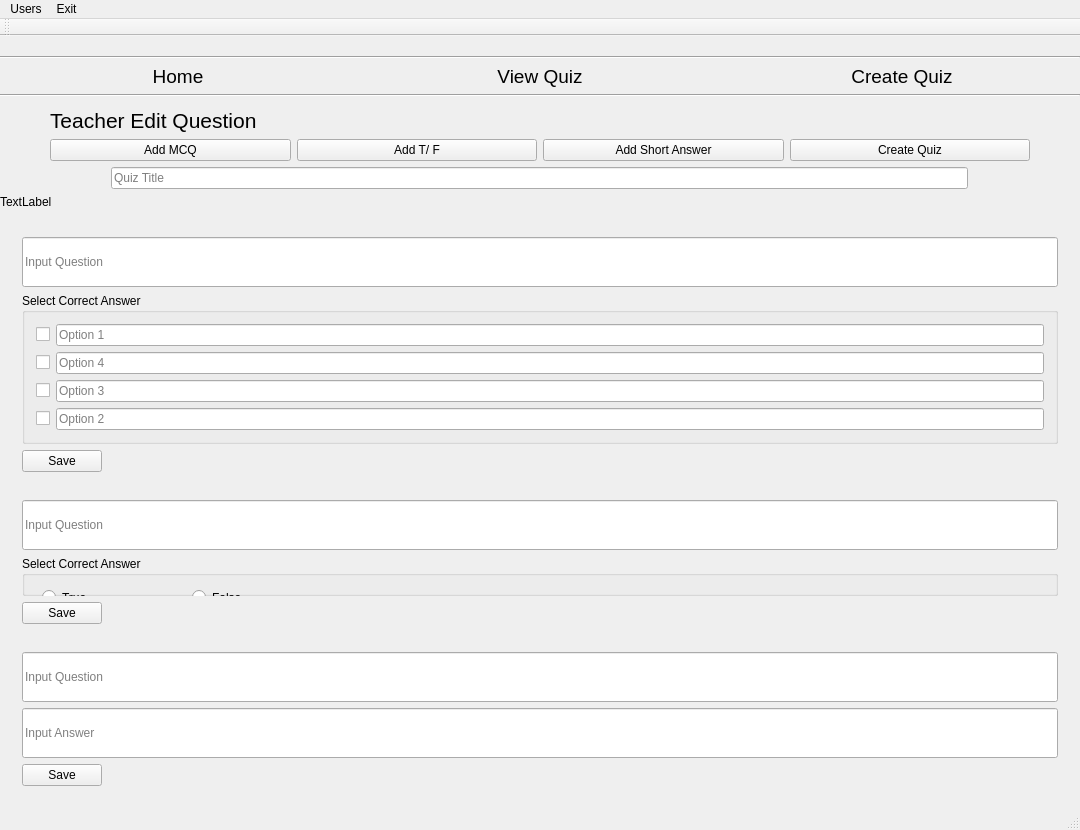
<?xml version="1.0" encoding="UTF-8"?>
<ui version="4.0">
 <class>teacherEditQns</class>
 <widget class="QMainWindow" name="teacherEditQns">
  <property name="geometry">
   <rect>
    <x>0</x>
    <y>0</y>
    <width>1080</width>
    <height>830</height>
   </rect>
  </property>
  <property name="sizePolicy">
   <sizepolicy hsizetype="MinimumExpanding" vsizetype="Preferred">
    <horstretch>0</horstretch>
    <verstretch>0</verstretch>
   </sizepolicy>
  </property>
  <property name="minimumSize">
   <size>
    <width>800</width>
    <height>600</height>
   </size>
  </property>
  <property name="windowTitle">
   <string>Teacher Edit Qns</string>
  </property>
  <property name="windowIcon">
   <iconset>
    <normaloff>Image/javaicon.png</normaloff>Image/javaicon.png</iconset>
  </property>
  <widget class="QWidget" name="centralWidget">
   <layout class="QVBoxLayout" name="verticalLayout" stretch="0,0,0,0,0,1">
    <property name="leftMargin">
     <number>0</number>
    </property>
    <property name="topMargin">
     <number>0</number>
    </property>
    <property name="rightMargin">
     <number>0</number>
    </property>
    <property name="bottomMargin">
     <number>0</number>
    </property>
    <item>
     <layout class="QVBoxLayout" name="overallLayout">
      <item>
       <widget class="QLabel" name="bg">
        <property name="text">
         <string/>
        </property>
        <property name="pixmap">
         <pixmap>Image/gg2.JPG</pixmap>
        </property>
       </widget>
      </item>
      <item>
       <widget class="Line" name="line">
        <property name="orientation">
         <enum>Qt::Horizontal</enum>
        </property>
       </widget>
      </item>
      <item>
       <layout class="QHBoxLayout" name="menu">
        <property name="topMargin">
         <number>0</number>
        </property>
        <item>
         <widget class="QPushButton" name="homeBtn">
          <property name="font">
           <font>
            <family>Arial</family>
            <pointsize>14</pointsize>
           </font>
          </property>
          <property name="styleSheet">
           <string notr="true">QPushButton
{
	border: None;
}

QPushButton:hover
{
	color: rgb(47,79,79);
	font-size: 34px;
}

</string>
          </property>
          <property name="text">
           <string>Home</string>
          </property>
         </widget>
        </item>
        <item>
         <widget class="QPushButton" name="viewquizBtn">
          <property name="font">
           <font>
            <family>Arial</family>
            <pointsize>14</pointsize>
           </font>
          </property>
          <property name="styleSheet">
           <string notr="true">QPushButton
{
	border: None;
}

QPushButton:hover
{
	color: rgb(47,79,79);
	font-size: 34px;
}

</string>
          </property>
          <property name="text">
           <string>View Quiz</string>
          </property>
         </widget>
        </item>
        <item>
         <widget class="QPushButton" name="createquizBtn">
          <property name="font">
           <font>
            <family>Arial</family>
            <pointsize>14</pointsize>
           </font>
          </property>
          <property name="styleSheet">
           <string notr="true">QPushButton
{
	border: None;
}

QPushButton:hover
{
	color: rgb(47,79,79);
	font-size: 34px;
}

</string>
          </property>
          <property name="text">
           <string>Create Quiz</string>
          </property>
         </widget>
        </item>
       </layout>
      </item>
     </layout>
    </item>
    <item>
     <widget class="Line" name="line_2">
      <property name="orientation">
       <enum>Qt::Horizontal</enum>
      </property>
     </widget>
    </item>
    <item>
     <layout class="QVBoxLayout" name="Content">
      <property name="leftMargin">
       <number>50</number>
      </property>
      <property name="topMargin">
       <number>5</number>
      </property>
      <property name="rightMargin">
       <number>50</number>
      </property>
      <item>
       <widget class="QLabel" name="title">
        <property name="font">
         <font>
          <family>Arial</family>
          <pointsize>16</pointsize>
         </font>
        </property>
        <property name="text">
         <string>Teacher Edit Question</string>
        </property>
       </widget>
      </item>
      <item>
       <layout class="QHBoxLayout" name="menu2">
        <item>
         <widget class="QPushButton" name="mcqBtn">
          <property name="text">
           <string>Add MCQ</string>
          </property>
         </widget>
        </item>
        <item>
         <widget class="QPushButton" name="tfBtn">
          <property name="text">
           <string>Add T/ F</string>
          </property>
         </widget>
        </item>
        <item>
         <widget class="QPushButton" name="saBtn">
          <property name="text">
           <string>Add Short Answer</string>
          </property>
         </widget>
        </item>
        <item>
         <widget class="QPushButton" name="editqn_createquizBtn">
          <property name="text">
           <string>Create Quiz</string>
          </property>
         </widget>
        </item>
       </layout>
      </item>
     </layout>
    </item>
    <item>
     <layout class="QHBoxLayout" name="quiztitleLayout">
      <item>
       <widget class="QLineEdit" name="createquiztitletxtbox">
        <property name="maximumSize">
         <size>
          <width>857</width>
          <height>16777215</height>
         </size>
        </property>
        <property name="text">
         <string/>
        </property>
        <property name="placeholderText">
         <string>Quiz Title</string>
        </property>
       </widget>
      </item>
     </layout>
    </item>
    <item>
     <widget class="QLabel" name="qnLabel">
      <property name="text">
       <string>TextLabel</string>
      </property>
     </widget>
    </item>
    <item>
     <widget class="QWidget" name="Content2" native="true">
      <layout class="QVBoxLayout" name="verticalLayout_3">
       <item>
        <widget class="QWidget" name="mcqWidget" native="true">
         <layout class="QHBoxLayout" name="horizontalLayout">
          <item>
           <layout class="QVBoxLayout" name="mcqLayout">
            <item>
             <widget class="QLineEdit" name="mcqqnTextbox">
              <property name="minimumSize">
               <size>
                <width>0</width>
                <height>50</height>
               </size>
              </property>
              <property name="placeholderText">
               <string>Input Question</string>
              </property>
             </widget>
            </item>
            <item>
             <widget class="QGroupBox" name="mcqGrpBox">
              <property name="title">
               <string>Select Correct Answer</string>
              </property>
              <layout class="QVBoxLayout" name="verticalLayout_2">
               <item>
                <layout class="QHBoxLayout" name="combo1">
                 <item>
                  <widget class="QCheckBox" name="cb1">
                   <property name="text">
                    <string/>
                   </property>
                  </widget>
                 </item>
                 <item>
                  <widget class="QLineEdit" name="cbtxt1">
                   <property name="placeholderText">
                    <string>Option 1</string>
                   </property>
                  </widget>
                 </item>
                </layout>
               </item>
               <item>
                <layout class="QHBoxLayout" name="combo4">
                 <item>
                  <widget class="QCheckBox" name="cb4">
                   <property name="text">
                    <string/>
                   </property>
                  </widget>
                 </item>
                 <item>
                  <widget class="QLineEdit" name="cbtxt4">
                   <property name="placeholderText">
                    <string>Option 4</string>
                   </property>
                  </widget>
                 </item>
                </layout>
               </item>
               <item>
                <layout class="QHBoxLayout" name="combo3">
                 <item>
                  <widget class="QCheckBox" name="cb3">
                   <property name="text">
                    <string/>
                   </property>
                  </widget>
                 </item>
                 <item>
                  <widget class="QLineEdit" name="cbtxt3">
                   <property name="placeholderText">
                    <string>Option 3</string>
                   </property>
                  </widget>
                 </item>
                </layout>
               </item>
               <item>
                <layout class="QHBoxLayout" name="combo2">
                 <item>
                  <widget class="QCheckBox" name="cb2">
                   <property name="text">
                    <string/>
                   </property>
                  </widget>
                 </item>
                 <item>
                  <widget class="QLineEdit" name="cbtxt2">
                   <property name="placeholderText">
                    <string>Option 2</string>
                   </property>
                  </widget>
                 </item>
                </layout>
               </item>
              </layout>
             </widget>
            </item>
            <item alignment="Qt::AlignLeft">
             <widget class="QPushButton" name="saveBtn_2">
              <property name="text">
               <string>Save</string>
              </property>
             </widget>
            </item>
           </layout>
          </item>
         </layout>
        </widget>
       </item>
       <item>
        <widget class="QWidget" name="tfWidget" native="true">
         <layout class="QHBoxLayout" name="horizontalLayout_3">
          <item>
           <layout class="QVBoxLayout" name="tfLayout">
            <item>
             <widget class="QLineEdit" name="tfqnTextbox">
              <property name="minimumSize">
               <size>
                <width>0</width>
                <height>50</height>
               </size>
              </property>
              <property name="maximumSize">
               <size>
                <width>1078</width>
                <height>16777215</height>
               </size>
              </property>
              <property name="placeholderText">
               <string>Input Question</string>
              </property>
              <property name="clearButtonEnabled">
               <bool>false</bool>
              </property>
             </widget>
            </item>
            <item>
             <widget class="QGroupBox" name="radioGrpBox">
              <property name="title">
               <string>Select Correct Answer</string>
              </property>
              <widget class="QRadioButton" name="tradioButton">
               <property name="geometry">
                <rect>
                 <x>20</x>
                 <y>30</y>
                 <width>119</width>
                 <height>23</height>
                </rect>
               </property>
               <property name="text">
                <string>True</string>
               </property>
              </widget>
              <widget class="QRadioButton" name="fradioBtn">
               <property name="geometry">
                <rect>
                 <x>170</x>
                 <y>30</y>
                 <width>119</width>
                 <height>23</height>
                </rect>
               </property>
               <property name="text">
                <string>False</string>
               </property>
              </widget>
             </widget>
            </item>
            <item alignment="Qt::AlignLeft">
             <widget class="QPushButton" name="saveBtn">
              <property name="text">
               <string>Save</string>
              </property>
             </widget>
            </item>
           </layout>
          </item>
         </layout>
        </widget>
       </item>
       <item>
        <widget class="QWidget" name="saWidget" native="true">
         <layout class="QHBoxLayout" name="horizontalLayout_2">
          <item>
           <layout class="QVBoxLayout" name="saLayout">
            <item>
             <widget class="QLineEdit" name="saTextbox">
              <property name="minimumSize">
               <size>
                <width>0</width>
                <height>50</height>
               </size>
              </property>
              <property name="placeholderText">
               <string>Input Question</string>
              </property>
             </widget>
            </item>
            <item>
             <widget class="QLineEdit" name="saansTextbox">
              <property name="minimumSize">
               <size>
                <width>0</width>
                <height>50</height>
               </size>
              </property>
              <property name="placeholderText">
               <string>Input Answer</string>
              </property>
             </widget>
            </item>
            <item alignment="Qt::AlignLeft">
             <widget class="QPushButton" name="pushButton">
              <property name="text">
               <string>Save</string>
              </property>
             </widget>
            </item>
           </layout>
          </item>
         </layout>
        </widget>
       </item>
      </layout>
     </widget>
    </item>
   </layout>
  </widget>
  <widget class="QMenuBar" name="menuBar">
   <property name="geometry">
    <rect>
     <x>0</x>
     <y>0</y>
     <width>1080</width>
     <height>31</height>
    </rect>
   </property>
   <widget class="QMenu" name="menuUsers">
    <property name="title">
     <string>Users</string>
    </property>
    <addaction name="actionLogout"/>
    <addaction name="actionLogout_2"/>
   </widget>
   <widget class="QMenu" name="menuExit">
    <property name="title">
     <string>Exit</string>
    </property>
    <addaction name="actionClose_Alt_F4"/>
   </widget>
   <addaction name="menuUsers"/>
   <addaction name="menuExit"/>
  </widget>
  <widget class="QToolBar" name="mainToolBar">
   <attribute name="toolBarArea">
    <enum>TopToolBarArea</enum>
   </attribute>
   <attribute name="toolBarBreak">
    <bool>false</bool>
   </attribute>
  </widget>
  <widget class="QStatusBar" name="statusBar"/>
  <action name="actionLogout">
   <property name="text">
    <string>Change Password</string>
   </property>
  </action>
  <action name="actionClose_Alt_F4">
   <property name="text">
    <string>Close (Alt + F4)</string>
   </property>
  </action>
  <action name="actionLogout_2">
   <property name="text">
    <string>Logout</string>
   </property>
  </action>
 </widget>
 <layoutdefault spacing="6" margin="11"/>
 <resources/>
 <connections/>
</ui>
